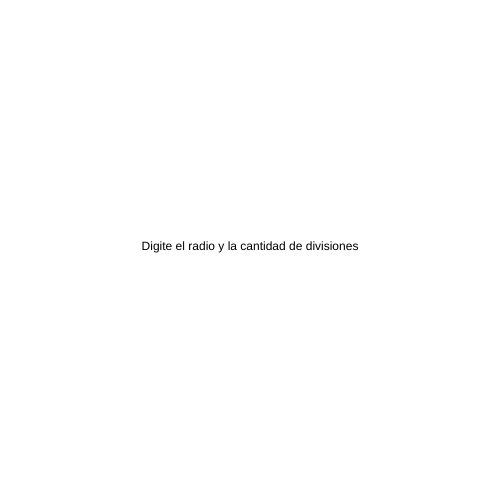
Frame 1 (no input)
Frame 2 (the mouse pressed at the canvas centre, redrawn once): identical to frame 1, image omitted

The p5.js sketch that drew this single still picture (run headless with seeded random() and noise() and a simulated clock; the mouse was pressed at the canvas centre and the sketch redrawn once):

// p5.js sketch
// ── sketch.js
// Integrantes:
// Ayón Camacho Nedel Enrique
// Ignacio Sanchez Zulidany

let radio;
let divisiones;
let inputRadio, inputdivisiones, boton;

function setup() {
  createCanvas(500, 500);
  angleMode(DEGREES); 
  textAlign(CENTER);
  noLoop();

  inputRadio = createInput();
  inputRadio.position(10, height + 10);
  inputRadio.attribute('placeholder', 'Radio del círculo');

  inputdivisiones = createInput();
  inputdivisiones.position(150, height + 10);
  inputdivisiones.attribute('placeholder', 'Cantidad de divisiones');

  boton = createButton('Dibujar círculo');
  boton.position(320, height + 10);
  boton.mousePressed(redibujar);
}

function redibujar() {
  radio = int(inputRadio.value());
  divisiones = int(inputdivisiones.value());
  redraw();
}

function draw() {
  background(255);
  
  if (!radio || !divisiones) {
    fill(0);
    text('Digite el radio y la cantidad de divisiones', width / 2, height / 2);
    return;
  }

  translate(width / 2, height / 2);
  stroke(0);

  // Dibuja el círculo con el algoritmo de punto medio
  midpointCircle(0, 0, radio);

  // Dibuja las líneas desde el centro
  for (let i = 0; i < divisiones; i++) {
    let angulo = 360 / divisiones * i;
    let x = cos(angulo) * radio;
    let y = sin(angulo) * radio;
    line(0, 0, x, y);
  }
}

function midpointCircle(xc, yc, r) {
  let x = 0;
  let y = r;
  let p = 1 - r;

  while (x <= y) {
    plotCirclePoints(xc, yc, x, y);
    x++;
    if (p < 0) {
      p += 2 * x + 1;
    } else {
      y--;
      p += 2 * (x - y) + 1;
    }
  }
}

function plotCirclePoints(xc, yc, x, y) {
  point(xc + x, yc + y);
  point(xc - x, yc + y);
  point(xc + x, yc - y);
  point(xc - x, yc - y);
  point(xc + y, yc + x);
  point(xc - y, yc + x);
  point(xc + y, yc - x);
  point(xc - y, yc - x);
}
